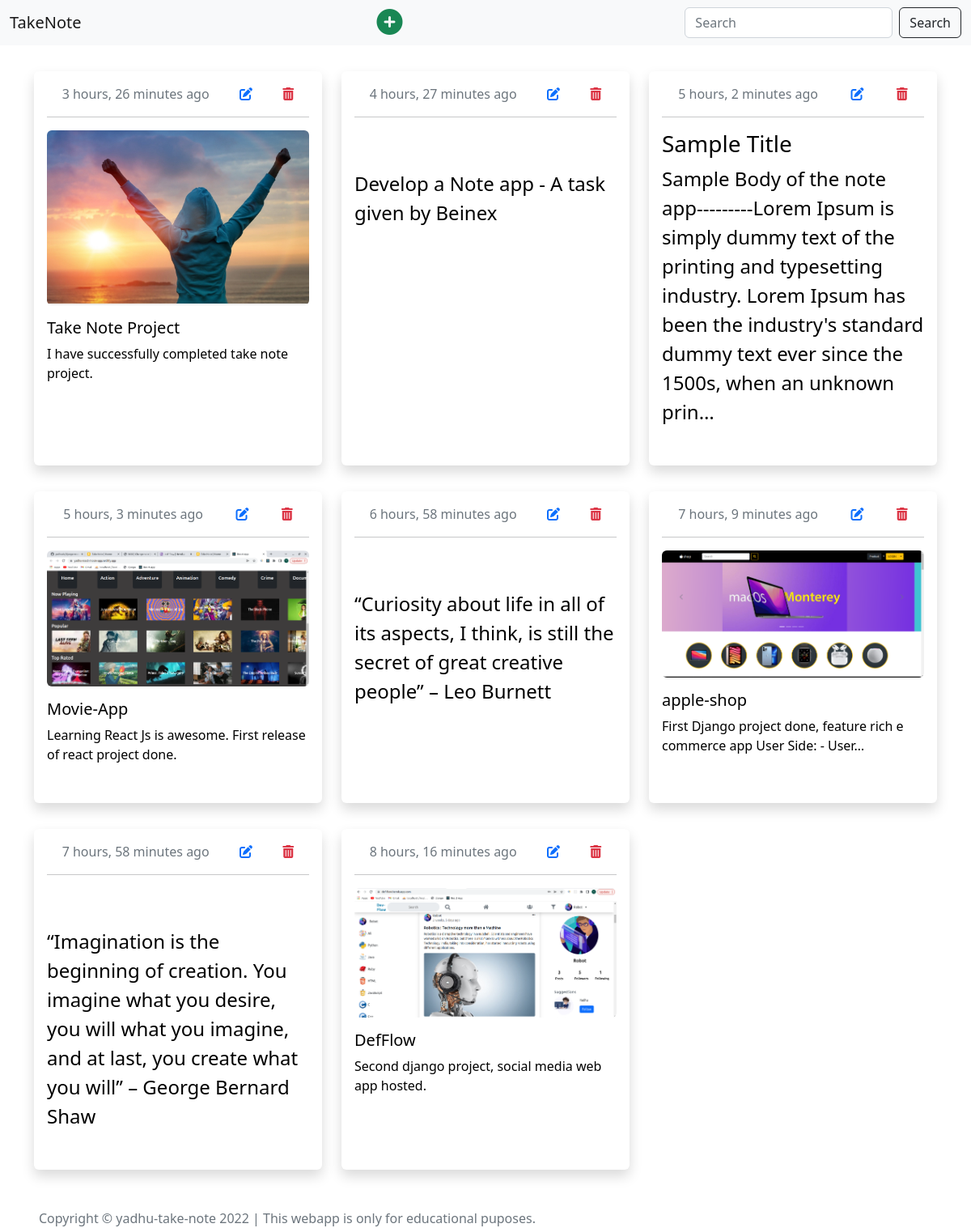
The page / on the database its author committed.
### note/models.py (models this page shows, shortened)
class Note(models.Model):
    title = models.CharField(max_length=150, null=True, blank=True)
    body = models.TextField()
    image = models.ImageField(upload_to = 'note_images', null=True, blank=True)
    created_at = models.DateTimeField(auto_now_add=True)
    updated_at = models.DateTimeField(auto_now=True)

### note/views.py (the view)
# urls.py: path('', views.noteListView, name='home'),
def noteListView(request):
    notes = Note.objects.all().order_by('-updated_at')
    context = {
        'notes' : notes
    }
    return render(request, 'home.html', context)

### note/templates/home.html (shortened to what this page needs)
{% extends 'base.html' %}
{% block content %}
<div class="container">
    <div class="row ">
        {% if notes %}
        {% for note in notes %}
        <div class="col-lg-4 my-3">
            <div class="bg-white p-3 rounded shadow mt-3 h-100">
                <div class="d-flex justify-content-around">
                    <span class="text-muted fs-6">{{note.updated_at | timesince}} ago</span>
                    <a class="align-items-center fs-7" href="{% url 'note-edit' note.id %}">
                        <i class="fa-solid fa-pen-to-square text-primary"></i></a>
                    <div class="align-items-center fs-7" role="button">
                        <i class="fa-solid fa-trash-can text-danger" data-bs-toggle="modal"
                            data-bs-target="#note-delete-{{note.id}}"></i>
                    </div>
                </div>
                <hr>
                <a href="{% url 'note-details' note.id %}">
                    <div class="mt-3">
                        <div>
                            {% if note.image %}
                            <img src="{{note.image.url}}" alt="note image" class="img-fluid rounded mb-3" />
                            {% endif %}
                            {% if note.title %}
                            <h5 class="{% if not note.image %} fs-3  {% endif %}">{{note.title}}</h5>
                            {% endif %}
                            {% if not note.image %}
                            <p class=" fs-4 {% if not note.title %} pt-5 {% endif %}">
                                {{note.body|truncatechars:210}}
                            </p>
                            {% else %}
                            <p class="">
                                {{note.body|truncatechars:75}}
                            </p>
                            {% endif %}
                        </div>
                    </div>
                </a>
            </div>
        </div>
        {% endfor%}
        {% else %}
        <h1 class="text-muted text-center mt-5">No note</h1>
        {% endif %}
    </div>
</div>
{% endblock %}

### note/templates/base.html (shortened to what this page needs)
<!DOCTYPE html>
<html lang="en">
{% load static %}
<head>
    <link href="https://cdn.jsdelivr.net/npm/bootstrap@5.2.0/dist/css/bootstrap.min.css" rel="stylesheet"
>
    <link rel="stylesheet" href="{% static 'css/style.css' %}">
</head>
<body class="bg-gray">
    {% include 'includes/navbar.html' %}
    {% block content %}
    {% endblock %}
    {% include 'includes/footer.html' %}
</body>
</html>

### note/templates/includes/navbar.html
<nav class="navbar bg-light">
    <div class="container-fluid">
        <a href="{% url 'home' %}" class="navbar-brand logo">TakeNote</a>
        <a href="{% url 'note-add' %}">
            <i class="fa-solid fa-circle-plus fs-2 text-success" role="button"></i>
        </a>
        <form action="{% url 'note-search' %}" class="d-flex" role="search">
            <input class="form-control me-2" name="search-input" type="search" placeholder="Search" aria-label="Search">
            <button class="btn btn-outline-dark" type="submit">Search</button>
        </form>
    </div>
</nav>

### note/templates/includes/footer.html
<footer class="footer mt-5 d-none d-lg-block">
    <div class="d-sm-flex justify-content-center justify-content-sm-between mx-5">
        <span class="text-muted d-block text-center text-sm-left d-sm-inline-block">Copyright © yadhu-take-note
            2022 | This webapp is only for educational puposes.</span>
    </div>
</footer>

### static/css/style.css (style rules this page uses)
a { text-decoration: none; color: #000; }

### rows shown on the page
Note: updated_at "3 hours, 26 minutes", image (picture), title "Take Note Project", body "I have successfully completed take note project."
Note: updated_at "4 hours, 27 minutes", body "Develop a Note app - A task given by Beinex"
Note: updated_at "5 hours, 2 minutes", title "Sample Title", body "Sample Body of the note app---------Lorem Ipsum is simply dummy text of the printing and typesetting industry. Lorem Ipsum has been the industry's standard dummy text ever since the 1500s, when an unknown prin…"
Note: updated_at "5 hours, 3 minutes", image (picture), title "Movie-App", body "Learning React Js is awesome. First release of react project done."
Note: updated_at "6 hours, 58 minutes", body "“Curiosity about life in all of its aspects, I think, is still the secret of great creative people” – Leo Burnett"
Note: updated_at "7 hours, 9 minutes", image (picture), title "apple-shop", body "First Django project done, feature rich e commerce app User Side: - User…"
Note: updated_at "7 hours, 58 minutes", body "“Imagination is the beginning of creation. You imagine what you desire, you will what you imagine, and at last, you create what you will” – George Bernard Shaw"
Note: updated_at "8 hours, 16 minutes", image (picture), title "DefFlow", body "Second django project, social media web app hosted."
